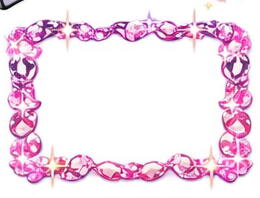
#> input picture assets/frames/skyblog-pack/skyblog_frame_chain_pink.png, 260 x 198 px, given in place of 4f37251c-13d9-434d-893d-62980933ce5e.png, which was not available
$ python extract_skyblog_pack.py
#> lines starting #> are read from the running program, lines starting #| are printed output that depends on the picture; pictures that were not available may be replaced by others from this repository, and a replacement may not be noted
#!/usr/bin/env python3

from __future__ import annotations

import argparse
import json
from pathlib import Path

import numpy as np
from PIL import Image


REPO_ROOT = Path(__file__).resolve().parents[2]

SHEETS = {
    "sheet1": "4f37251c-13d9-434d-893d-62980933ce5e.png",
    "sheet2": "ee596480-e413-48d5-936d-7adca230aba6.png",
}

ASSETS = [
    {"id": "skyblog-dolphin-blue", "label": "Dolphin Blue Splash", "kind": "sticker", "sheet": "sheet1", "bbox": [18, 28, 286, 258]},
    {"id": "skyblog-dolphins-heart", "label": "Dolphins Heart Trio", "kind": "sticker", "sheet": "sheet1", "bbox": [288, 20, 575, 256]},
    {"id": "skyblog-doves-heart", "label": "Doves Pink Heart", "kind": "sticker", "sheet": "sheet1", "bbox": [560, 24, 810, 264]},
    {"id": "skyblog-dolphin-bubble", "label": "Dolphin Bubble Ring", "kind": "sticker", "sheet": "sheet1", "bbox": [792, 24, 1016, 286]},
    {"id": "skyblog-angel-text", "label": "Angel Glitter Script", "kind": "sticker", "sheet": "sheet1", "bbox": [20, 212, 360, 350]},
    {"id": "skyblog-diamond-blue", "label": "Blue Diamond Heart", "kind": "sticker", "sheet": "sheet1", "bbox": [18, 220, 225, 385]},
    {"id": "skyblog-heart-pink-glitter", "label": "Pink Glitter Heart", "kind": "sticker", "sheet": "sheet1", "bbox": [210, 240, 398, 432]},
    {"id": "skyblog-dove-white", "label": "White Dove Solo", "kind": "sticker", "sheet": "sheet1", "bbox": [326, 228, 610, 492]},
    {"id": "skyblog-wolves-howl", "label": "Howling Wolves", "kind": "sticker", "sheet": "sheet1", "bbox": [615, 248, 1016, 495]},
    {"id": "skyblog-frame-heart-floral", "label": "Heart Floral Frame", "kind": "frame", "sheet": "sheet1", "bbox": [18, 498, 210, 742]},
    {"id": "skyblog-frame-ice-butterfly", "label": "Ice Butterfly Frame", "kind": "frame", "sheet": "sheet1", "bbox": [228, 498, 510, 748]},
    {"id": "skyblog-frame-silver-ornate", "label": "Silver Ornate Frame", "kind": "frame", "sheet": "sheet1", "bbox": [500, 500, 764, 748]},
    {"id": "skyblog-frame-pink-gems", "label": "Pink Gems Frame", "kind": "frame", "sheet": "sheet1", "bbox": [754, 500, 1014, 750]},
    {"id": "skyblog-moon-pink", "label": "Pink Moon Sparkle", "kind": "sticker", "sheet": "sheet1", "bbox": [18, 716, 180, 864]},
    {"id": "skyblog-rainbow-sparkle", "label": "Rainbow Sparkle Trail", "kind": "sticker", "sheet": "sheet1", "bbox": [118, 720, 368, 866]},
    {"id": "skyblog-galaxy-panel", "label": "Galaxy Purple Panel", "kind": "sticker", "sheet": "sheet1", "bbox": [370, 744, 696, 964]},
    {"id": "skyblog-beach-moon", "label": "Beach Moon Sunset", "kind": "sticker", "sheet": "sheet1", "bbox": [704, 744, 1006, 964]},
    {"id": "skyblog-sexy-flames", "label": "Sexy Flames", "kind": "sticker", "sheet": "sheet1", "bbox": [18, 868, 360, 1066]},
    {"id": "skyblog-glitter-panel", "label": "Pink Glitter Panel", "kind": "sticker", "sheet": "sheet1", "bbox": [370, 958, 694, 1180]},
    {"id": "skyblog-retro-road", "label": "Retro Neon Road", "kind": "sticker", "sheet": "sheet1", "bbox": [704, 958, 1004, 1180]},
    {"id": "skyblog-galaxy-square", "label": "Galaxy Square", "kind": "sticker", "sheet": "sheet1", "bbox": [18, 1064, 360, 1218]},
    {"id": "skyblog-dice-pink-left", "label": "Pink Dice Left", "kind": "sticker", "sheet": "sheet1", "bbox": [18, 1214, 122, 1336]},
    {"id": "skyblog-dice-pink-right", "label": "Pink Dice Right", "kind": "sticker", "sheet": "sheet1", "bbox": [112, 1214, 220, 1336]},
    {"id": "skyblog-necklace-heart", "label": "Heart Necklace", "kind": "sticker", "sheet": "sheet1", "bbox": [18, 1320, 220, 1488]},
    {"id": "skyblog-cross-rose", "label": "Rose Cross", "kind": "sticker", "sheet": "sheet1", "bbox": [212, 1178, 365, 1488]},
    {"id": "skyblog-baby-text", "label": "Baby Bling Text", "kind": "sticker", "sheet": "sheet1", "bbox": [354, 1178, 620, 1314]},
    {"id": "skyblog-winged-heart-pink", "label": "Winged Heart Pink", "kind": "sticker", "sheet": "sheet1", "bbox": [606, 1178, 858, 1364]},
    {"id": "skyblog-flame-heart-blue", "label": "Blue Flame Heart", "kind": "sticker", "sheet": "sheet1", "bbox": [820, 1178, 1016, 1424]},
    {"id": "skyblog-heart-pink-faceted", "label": "Faceted Pink Heart", "kind": "sticker", "sheet": "sheet1", "bbox": [352, 1288, 620, 1490]},
    {"id": "skyblog-winged-heart-ice", "label": "Winged Heart Ice", "kind": "sticker", "sheet": "sheet1", "bbox": [602, 1328, 870, 1490]},
    {"id": "skyblog-dolphin-splash-blue", "label": "Dolphin Splash Blue", "kind": "sticker", "sheet": "sheet2", "bbox": [18, 34, 274, 260]},
    {"id": "skyblog-dolphins-heart-bluepink", "label": "Dolphins Heart Blue Pink", "kind": "sticker", "sheet": "sheet2", "bbox": [286, 34, 608, 266]},
    {"id": "skyblog-doves-kiss", "label": "Doves Kiss Heart", "kind": "sticker", "sheet": "sheet2", "bbox": [610, 24, 998, 286]},
    {"id": "skyblog-wolf-white", "label": "White Wolf", "kind": "sticker", "sheet": "sheet2", "bbox": [18, 252, 182, 486]},
    {"id": "skyblog-wolf-moon", "label": "Wolf Moon", "kind": "sticker", "sheet": "sheet2", "bbox": [174, 252, 386, 490]},
    {"id": "skyblog-wolf-black", "label": "Black Wolf Glitter", "kind": "sticker", "sheet": "sheet2", "bbox": [380, 254, 598, 490]},
    {"id": "skyblog-heart-flame", "label": "Flame Heart", "kind": "sticker", "sheet": "sheet2", "bbox": [584, 270, 794, 476]},
    {"id": "skyblog-heart-pink-outline", "label": "Pink Outline Heart", "kind": "sticker", "sheet": "sheet2", "bbox": [784, 276, 998, 468]},
    {"id": "skyblog-heart-glitter-pink", "label": "Pink Glitter Heart Soft", "kind": "sticker", "sheet": "sheet2", "bbox": [18, 478, 236, 692]},
    {"id": "skyblog-frame-heart-crystal", "label": "Crystal Heart Frame", "kind": "frame", "sheet": "sheet2", "bbox": [236, 480, 470, 676]},
    {"id": "skyblog-frame-gold-ornate", "label": "Gold Ornate Frame", "kind": "frame", "sheet": "sheet2", "bbox": [468, 478, 748, 694]},
    {"id": "skyblog-frame-pink-ornate", "label": "Pink Ornate Frame", "kind": "frame", "sheet": "sheet2", "bbox": [758, 474, 1000, 684]},
    {"id": "skyblog-wings-lilac-left", "label": "Lilac Wing Left", "kind": "sticker", "sheet": "sheet2", "bbox": [18, 664, 136, 790]},
    {"id": "skyblog-wings-lilac-right", "label": "Lilac Wing Right", "kind": "sticker", "sheet": "sheet2", "bbox": [134, 664, 256, 790]},
    {"id": "skyblog-butterfly-pink", "label": "Pink Butterfly", "kind": "sticker", "sheet": "sheet2", "bbox": [254, 664, 470, 818]},
    {"id": "skyblog-moon-pillow", "label": "Moon Pillow Galaxy", "kind": "sticker", "sheet": "sheet2", "bbox": [468, 674, 748, 884]},
    {"id": "skyblog-neon-grid-heart", "label": "Neon Grid Heart", "kind": "sticker", "sheet": "sheet2", "bbox": [758, 552, 1006, 732]},
    {"id": "skyblog-glitter-square-large", "label": "Glitter Square Large", "kind": "sticker", "sheet": "sheet2", "bbox": [18, 784, 270, 914]},
    {"id": "skyblog-rainbow-love", "label": "Rainbow Love", "kind": "sticker", "sheet": "sheet2", "bbox": [18, 664, 250, 794]},
    {"id": "skyblog-rose-pink", "label": "Pink Rose", "kind": "sticker", "sheet": "sheet2", "bbox": [262, 664, 474, 818]},
    {"id": "skyblog-dice-gray", "label": "Gray Dice", "kind": "sticker", "sheet": "sheet2", "bbox": [438, 814, 606, 964]},
    {"id": "skyblog-dolphin-splash-small", "label": "Dolphin Splash Small", "kind": "sticker", "sheet": "sheet2", "bbox": [438, 888, 608, 1044]},
    {"id": "skyblog-frame-chain-pink", "label": "Pink Chain Frame", "kind": "frame", "sheet": "sheet2", "bbox": [492, 1020, 752, 1218]},
    {"id": "skyblog-sky-pink-moon", "label": "Pink Moon Sky", "kind": "sticker", "sheet": "sheet2", "bbox": [748, 720, 1000, 940]},
    {"id": "skyblog-glitter-square-small", "label": "Glitter Square Small", "kind": "sticker", "sheet": "sheet2", "bbox": [18, 904, 270, 1214]},
    {"id": "skyblog-sky-planets-purple", "label": "Purple Planets Sky", "kind": "sticker", "sheet": "sheet2", "bbox": [270, 944, 500, 1214]},
    {"id": "skyblog-clouds-rainbow", "label": "Rainbow Clouds", "kind": "sticker", "sheet": "sheet2", "bbox": [498, 944, 748, 1214]},
    {"id": "skyblog-moon-landscape-purple", "label": "Purple Moon Landscape", "kind": "sticker", "sheet": "sheet2", "bbox": [746, 944, 1008, 1214]},
]


def remove_white_background(image: Image.Image) -> Image.Image:
    rgb = np.asarray(image.convert("RGB")).astype(np.float32)
    white_distance = 255.0 - rgb
    alpha = np.clip(white_distance.max(axis=2) * 5.2, 0, 255)
    alpha[alpha < 8] = 0

    alpha_ratio = np.where(alpha > 0, alpha / 255.0, 1.0)
    rgb_unmatted = np.where(
        alpha[..., None] > 0,
        np.clip((rgb - (255.0 * (1.0 - alpha_ratio[..., None]))) / np.maximum(alpha_ratio[..., None], 1e-3), 0, 255),
        0,
    )

    rgba = np.dstack([rgb_unmatted.astype(np.uint8), alpha.astype(np.uint8)])
    return Image.fromarray(rgba)


def trim_transparent(image: Image.Image, threshold: int = 10) -> Image.Image:
    alpha = np.asarray(image.getchannel("A"))
    coords = np.argwhere(alpha > threshold)
    if coords.size == 0:
        return image

    y1, x1 = coords.min(axis=0)
    y2, x2 = coords.max(axis=0) + 1
    return image.crop((int(x1), int(y1), int(x2), int(y2)))


def save_asset(sheet_image: Image.Image, item: dict, stickers_dir: Path, frames_dir: Path) -> tuple[str, str, str]:
    crop = sheet_image.crop(tuple(item["bbox"]))
    transparent = trim_transparent(remove_white_background(crop))

    target_dir = frames_dir if item["kind"] == "frame" else stickers_dir
    filename = f"{item['id'].replace('-', '_')}.png"
    target_path = target_dir / filename
    transparent.save(target_path)

    folder = "frames" if item["kind"] == "frame" else "stickers"
    relative_file = f"skyblog-pack/{filename}"
    return item["id"], item["label"], relative_file if folder else filename


def write_generated_manifest(stickers: list[tuple[str, str, str]], frames: list[tuple[str, str, str]]) -> None:
    target = REPO_ROOT / "scripts" / "data" / "generated-skyblog-pack.js"

    def lines(name: str, rows: list[tuple[str, str, str]]) -> str:
        body = ",\n".join(f'  ["{asset_id}", "{label}", "{file}"]' for asset_id, label, file in rows)
        return f"export const {name} = [\n{body}\n];\n"

    target.write_text(
        "// Generated by scripts/tools/extract_skyblog_pack.py\n\n"
        + lines("generatedSkyblogStickers", stickers)
        + "\n"
        + lines("generatedSkyblogFrames", frames),
        encoding="utf-8",
    )


def main() -> None:
    parser = argparse.ArgumentParser(description="Extract the Y2K Skyblog megapack sheets into transparent PNG assets.")
    parser.add_argument(
        "--source-dir",
        default="/run/media/bhanicot/PHILIPS32GB/JpegCore-megapack/y2k_skyblog_pack_updated",
        help="Directory containing the two source sheets.",
    )
    args = parser.parse_args()

    source_dir = Path(args.source_dir)
    stickers_dir = REPO_ROOT / "assets" / "stickers" / "skyblog-pack"
    frames_dir = REPO_ROOT / "assets" / "frames" / "skyblog-pack"
    stickers_dir.mkdir(parents=True, exist_ok=True)
    frames_dir.mkdir(parents=True, exist_ok=True)

    loaded_sheets = {
        key: Image.open(source_dir / filename).convert("RGBA")
        for key, filename in SHEETS.items()
    }
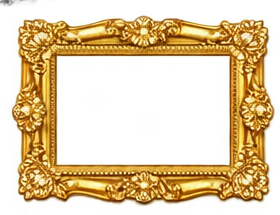
#> input picture assets/frames/skyblog-pack/skyblog_frame_gold_ornate.png, 280 x 215 px, given in place of ee596480-e413-48d5-936d-7adca230aba6.png, which was not available
#> loaded_sheets = 2 items

    sticker_rows: list[tuple[str, str, str]] = []
    frame_rows: list[tuple[str, str, str]] = []

    for item in ASSETS:
        row = save_asset(loaded_sheets[item["sheet"]], item, stickers_dir, frames_dir)
        if item["kind"] == "frame":
            frame_rows.append(row)
        else:
            sticker_rows.append(row)
#> this loop made 58 passes
#> pass 1, in save_asset, `crop = sheet_image.crop(tuple(item["bbox"]))`:
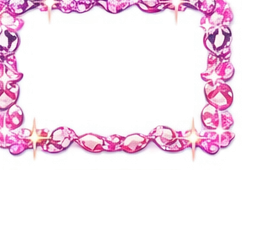
#> crop: PIL image 268x230 RGBA; mean R, G, B, A 70.6, 54.3, 64.7, 52; transparent parts drawn white
#> pass 1, in remove_white_background, `rgb = np.asarray(image.convert("RGB")).astype(np.float32)`:
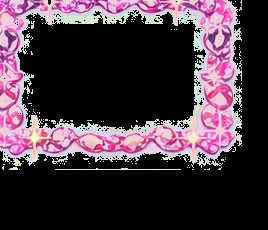
#> rgb: shape (230, 268, 3) float32; mean R, G, B 70.6, 54.3, 64.7
#> pass 1, in remove_white_background, `white_distance = 255.0 - rgb`:
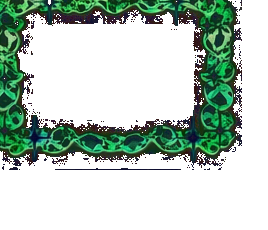
#> white_distance: shape (230, 268, 3) float32; mean R, G, B 184.4, 200.7, 190.3
#> after the loop, frame_rows = 8 items; sticker_rows = 50 items

    write_generated_manifest(sticker_rows, frame_rows)

    summary = {
        "stickers": len(sticker_rows),
        "frames": len(frame_rows),
        "output_stickers": str(stickers_dir),
        "output_frames": str(frames_dir),
    }
    print(json.dumps(summary, indent=2))
#| {
#|   "stickers": 50,
#|   "frames": 8,
#|   "output_stickers": "assets/stickers/skyblog-pack",
#|   "output_frames": "assets/frames/skyblog-pack"
#| }


if __name__ == "__main__":
    main()
